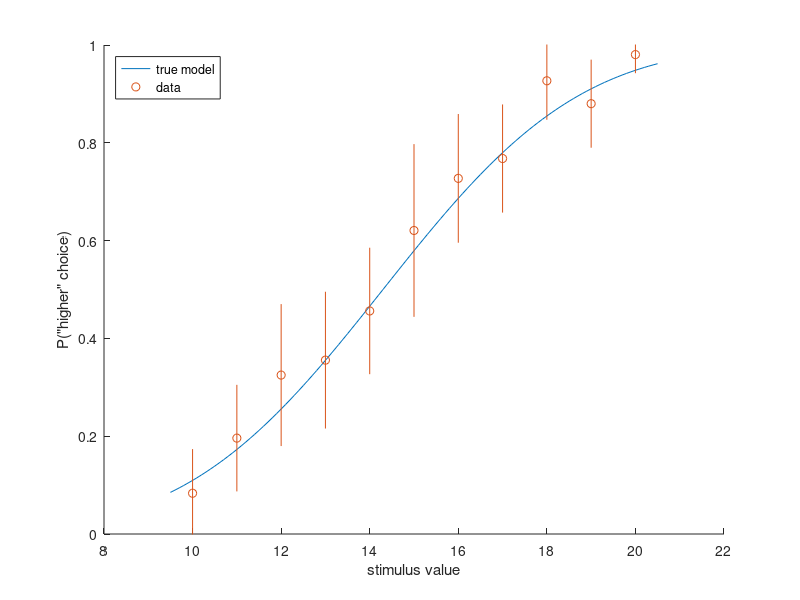

MATLAB code for this plot:
clear all;
% simulate_probit_model.m
%
% Simulate data from a probit regression model

stimvals = (10:20)'; % raw stimulus values
ntrials = 500;  % number of samples

% Set true model params
mu = 14.3;
sig = 3.5;

% Simulate data
stim = randsample(stimvals,ntrials, 'true');  % sample with replacement

% Compute probability of R choice
pchoice = normcdf(stim,mu,sig);

% Sample response
resp = binornd(1,pchoice);


%% Now let's plot the raw data on top of the true model

nstim = length(stimvals);
stimCount = zeros(nstim,1); % number of times each stim was presented
respMu = zeros(nstim,1);  % mean response to each stimulus

% compute empirical pchoice for every stimulus value
for jj = 1:nstim
    stiminds = (stim == stimvals(jj));  % indices where this stimulus was presented
    stimCount(jj) = sum(stiminds);  % number of times this stimulus was presented
    respMu(jj) = sum(resp(stiminds))/stimCount(jj); % average response
end

% compute 95% CI
respCI = 1.96*sqrt(respMu.*(1-respMu)./stimCount);

sgrid = stimvals(1)-.5:.1:stimvals(end)+0.5; % grid of stimulus values
plot(sgrid,normcdf(sgrid,mu,sig), stimvals, respMu,'o'); % plot data

% add error bars
clrs = get(gca,'colororder');  % get colors
hold on;
plot([stimvals'; stimvals'], [respMu'+respCI';respMu'-respCI'], 'color', clrs(2,:)); % plot CIs
hold off; 

% add a legend & axis labels
legend('true model', 'data', 'location', 'northwest');
set(gca,'ylim', [0 1]);
xlabel('stimulus value');
ylabel('P("higher" choice)');
box off;